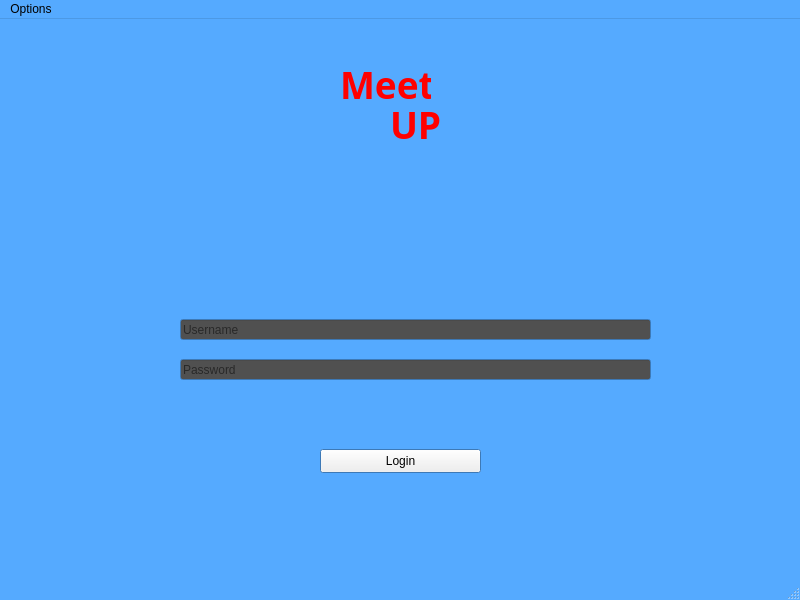
<?xml version="1.0" encoding="UTF-8"?>
<ui version="4.0">
 <class>MainWindow</class>
 <widget class="QMainWindow" name="MainWindow">
  <property name="geometry">
   <rect>
    <x>0</x>
    <y>0</y>
    <width>800</width>
    <height>600</height>
   </rect>
  </property>
  <property name="palette">
   <palette>
    <active>
     <colorrole role="Base">
      <brush brushstyle="SolidPattern">
       <color alpha="255">
        <red>85</red>
        <green>170</green>
        <blue>255</blue>
       </color>
      </brush>
     </colorrole>
     <colorrole role="Window">
      <brush brushstyle="SolidPattern">
       <color alpha="255">
        <red>85</red>
        <green>170</green>
        <blue>255</blue>
       </color>
      </brush>
     </colorrole>
    </active>
    <inactive>
     <colorrole role="Base">
      <brush brushstyle="SolidPattern">
       <color alpha="255">
        <red>85</red>
        <green>170</green>
        <blue>255</blue>
       </color>
      </brush>
     </colorrole>
     <colorrole role="Window">
      <brush brushstyle="SolidPattern">
       <color alpha="255">
        <red>85</red>
        <green>170</green>
        <blue>255</blue>
       </color>
      </brush>
     </colorrole>
    </inactive>
    <disabled>
     <colorrole role="Base">
      <brush brushstyle="SolidPattern">
       <color alpha="255">
        <red>85</red>
        <green>170</green>
        <blue>255</blue>
       </color>
      </brush>
     </colorrole>
     <colorrole role="Window">
      <brush brushstyle="SolidPattern">
       <color alpha="255">
        <red>85</red>
        <green>170</green>
        <blue>255</blue>
       </color>
      </brush>
     </colorrole>
    </disabled>
   </palette>
  </property>
  <property name="windowTitle">
   <string>MainWindow</string>
  </property>
  <widget class="QWidget" name="centralwidget">
   <widget class="QLabel" name="label_2">
    <property name="geometry">
     <rect>
      <x>340</x>
      <y>40</y>
      <width>91</width>
      <height>51</height>
     </rect>
    </property>
    <property name="font">
     <font>
      <family>Ink Free</family>
      <pointsize>25</pointsize>
     </font>
    </property>
    <property name="text">
     <string>&lt;html&gt;&lt;head/&gt;&lt;body&gt;&lt;p&gt;&lt;span style=&quot; font-size:28pt; font-weight:700; color:#ff0000;&quot;&gt;Meet&lt;/span&gt;&lt;/p&gt;&lt;/body&gt;&lt;/html&gt;</string>
    </property>
   </widget>
   <widget class="QLabel" name="label_3">
    <property name="geometry">
     <rect>
      <x>390</x>
      <y>80</y>
      <width>51</width>
      <height>51</height>
     </rect>
    </property>
    <property name="font">
     <font>
      <family>Ink Free</family>
      <pointsize>25</pointsize>
     </font>
    </property>
    <property name="text">
     <string>&lt;html&gt;&lt;head/&gt;&lt;body&gt;&lt;p&gt;&lt;span style=&quot; font-size:28pt; font-weight:700; color:#ff0000;&quot;&gt;UP&lt;/span&gt;&lt;/p&gt;&lt;/body&gt;&lt;/html&gt;</string>
    </property>
   </widget>
   <widget class="QPushButton" name="loginButton">
    <property name="geometry">
     <rect>
      <x>320</x>
      <y>430</y>
      <width>161</width>
      <height>24</height>
     </rect>
    </property>
    <property name="text">
     <string>Login</string>
    </property>
   </widget>
   <widget class="QLineEdit" name="password">
    <property name="geometry">
     <rect>
      <x>180</x>
      <y>340</y>
      <width>471</width>
      <height>21</height>
     </rect>
    </property>
    <property name="palette">
     <palette>
      <active>
       <colorrole role="Base">
        <brush brushstyle="SolidPattern">
         <color alpha="255">
          <red>80</red>
          <green>80</green>
          <blue>80</blue>
         </color>
        </brush>
       </colorrole>
      </active>
      <inactive>
       <colorrole role="Base">
        <brush brushstyle="SolidPattern">
         <color alpha="255">
          <red>80</red>
          <green>80</green>
          <blue>80</blue>
         </color>
        </brush>
       </colorrole>
      </inactive>
      <disabled/>
     </palette>
    </property>
    <property name="placeholderText">
     <string>Password</string>
    </property>
   </widget>
   <widget class="QLineEdit" name="username">
    <property name="geometry">
     <rect>
      <x>180</x>
      <y>300</y>
      <width>471</width>
      <height>21</height>
     </rect>
    </property>
    <property name="palette">
     <palette>
      <active>
       <colorrole role="Base">
        <brush brushstyle="SolidPattern">
         <color alpha="255">
          <red>80</red>
          <green>80</green>
          <blue>80</blue>
         </color>
        </brush>
       </colorrole>
      </active>
      <inactive>
       <colorrole role="Base">
        <brush brushstyle="SolidPattern">
         <color alpha="255">
          <red>80</red>
          <green>80</green>
          <blue>80</blue>
         </color>
        </brush>
       </colorrole>
      </inactive>
      <disabled/>
     </palette>
    </property>
    <property name="placeholderText">
     <string>Username</string>
    </property>
   </widget>
  </widget>
  <widget class="QMenuBar" name="menubar">
   <property name="geometry">
    <rect>
     <x>0</x>
     <y>0</y>
     <width>800</width>
     <height>33</height>
    </rect>
   </property>
   <property name="autoFillBackground">
    <bool>true</bool>
   </property>
   <widget class="QMenu" name="menuHome">
    <property name="title">
     <string>Options</string>
    </property>
    <addaction name="actionHome"/>
    <addaction name="actionLogout"/>
   </widget>
   <addaction name="menuHome"/>
  </widget>
  <widget class="QStatusBar" name="statusbar"/>
  <action name="actionHome">
   <property name="text">
    <string>Home</string>
   </property>
  </action>
  <action name="actionLogout">
   <property name="text">
    <string>Logout</string>
   </property>
  </action>
 </widget>
 <resources/>
 <connections/>
</ui>
